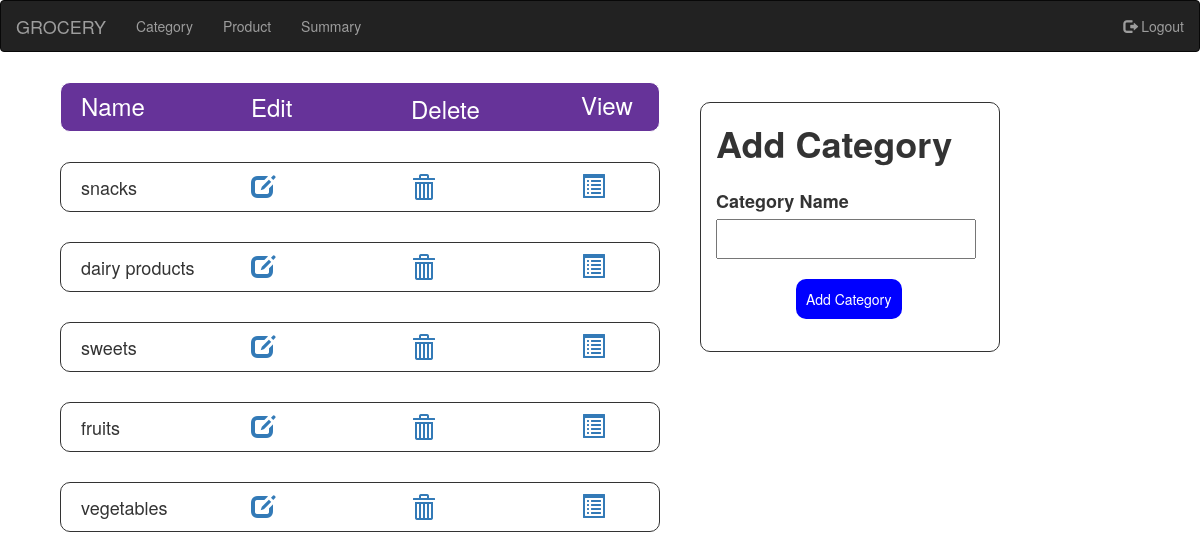
Page /add_category on the committed database.
### app.py (models this page shows, shortened)
class category(db.Model):
    __tablename__='category'
    id = db.Column(db.Integer, primary_key=True, autoincrement=True)
    name = db.Column(db.String)

### app.py (the view)
@app.route("/add_category")
def add_category():
    r=category.query.all()
    return render_template('add_category.html',r=r)

### templates/add_category.html (shortened to what this page needs)
<!DOCTYPE html>
<html lang="en">
<head>
    <link rel="stylesheet" href="https://maxcdn.bootstrapcdn.com/bootstrap/3.4.1/css/bootstrap.min.css">
</head>
<body>
    <nav class="navbar navbar-inverse">
        <div class="container-fluid">
          <div class="navbar-header">
            <a class="navbar-brand" href="#">GROCERY</a>
          </div>
          <ul class="nav navbar-nav">
            <li ><a href="{{url_for('admin_page')}}">Category</a></li>
            <li ><a href="{{url_for('product_wise')}}">Product</a></li>
            <li ><a href="{{url_for('summary_section')}}">Summary</a></li>
          </ul>
          <ul class="nav navbar-nav navbar-right">
            <li><a href="{{url_for('user_login')}}"><span class="glyphicon glyphicon-log-out"></span> Logout</a></li>
          </ul>
        </div>
        </nav>
        <div class="add_box">
            <div>
                <h1><b>Add Category</b></h1>
            </div>
            <form action="/addtoserver" method="post">
            <div>
                <label for="">Category Name</label><br>
                <input type="text" name="name">
            </div>
            <div>
                <button>Add Category</button>
            </div>
        </form>
        </div>
        <div class="center">
            <div class="cat" style="background-color: rebeccapurple;color: white;">
                <h3 class="n">Name</h3>
                <h3 class="edit">Edit</h3>
                <h3 class="delete">Delete</h3>
                <h3 class="view">View</h3>
            </div>
            {%for i in r%}
            <div class="cat" >
                <h4 class="n">{{i.name}}</h4>
                <h3 class="edit"><a href="{{url_for('edit_page',id=i.id)}}"><span class="glyphicon glyphicon-edit"></span></a></h3>
                <h3 class="delete"><a href="{{url_for('delete_cat',id=i.id)}}"><span class="glyphicon glyphicon-trash"></span></a></h3>
                <h3 class="view"><a href="{{url_for('show_items',id=i.id,c=i.name)}}"><span class="glyphicon glyphicon-list-alt"></span></a></h3>
            </div>
            {%endfor%}
        </div>
</body>
</html>

### templates/add_category.html (style rules this page uses)
.cat { height: 50px; width: 600px; border: 1px solid; margin-left: 60px; margin-top: 30px; border-radius: 10px; }
.n { position: relative; top: -10px; margin-left: 20px; }
.edit { position: relative; top: -55px; margin-left: 190px; }
.delete { position: relative; top: -100px; margin-left: 350px; }
.view { position: relative; top: -150px; margin-left: 520px; }
.cat h4 { margin-top: 25px; }
.add_box { margin-top: 30px; height: 250px; width: 300px; border: 1px solid; position: fixed; right: 200px; border-radius: 10px; padding-left: 15px; }
.add_box label { font-size: large; margin-top: 15px; }
.add_box input { width: 260px; height: 40px; }
.add_box button { padding: 10px; border-radius: 10px; border: none; background-color: blue; color:white; margin-top: 20px; margin-left: 80px; }
input { font-size: medium; font-weight: 600; padding: 5px; }

### rows in the picture
category: name "snacks"
category: name "dairy products"
category: name "sweets"
category: name "fruits"
category: name "vegetables"
